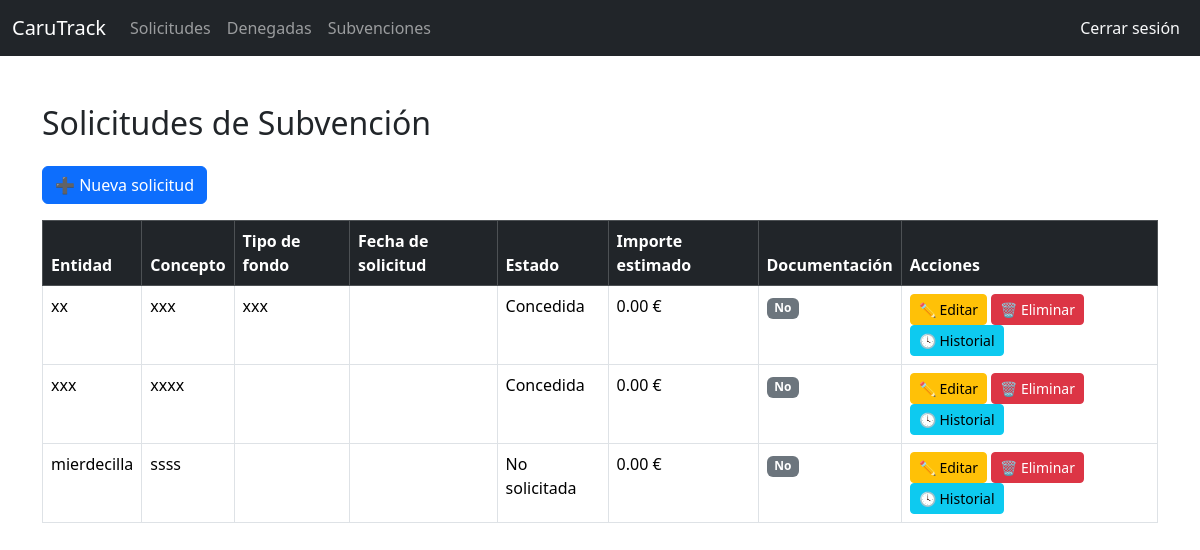
The app's page /solicitudes (signed in), older data.
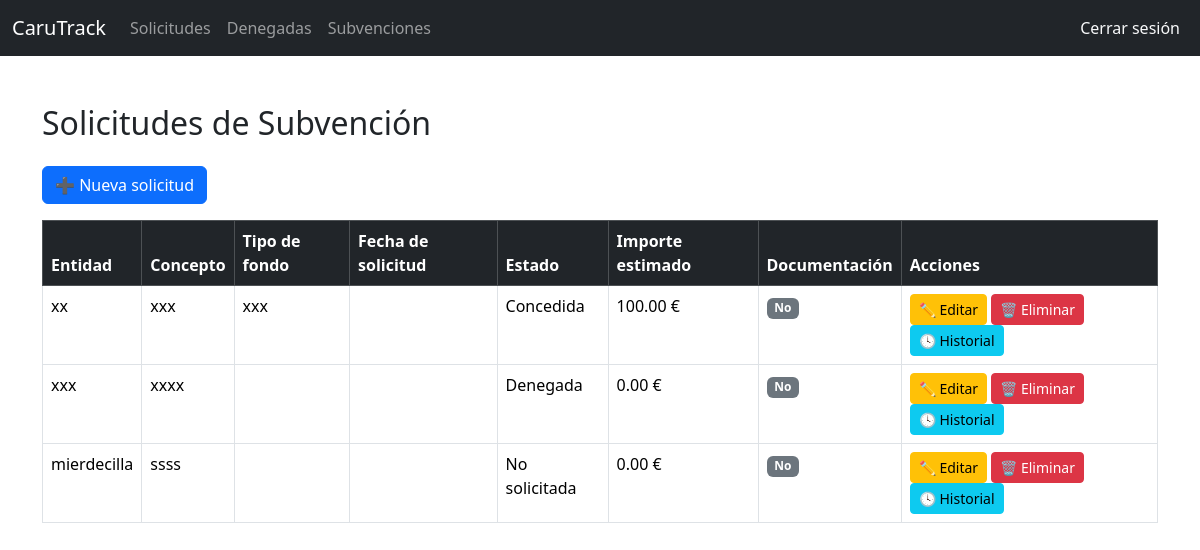
The same page, newer data.
### app/models.py (models this page shows, shortened)
class SolicitudSubvencion(db.Model):
    id = db.Column(db.Integer, primary_key=True)
    entidad = db.Column(db.String(150), nullable=False)
    concepto = db.Column(db.String(250), nullable=False)
    tipo_fondo = db.Column(db.String(100))
    fecha_solicitud = db.Column(db.Date)
    estado = db.Column(db.String(50), nullable=False, default='No solicitada')
    observaciones = db.Column(db.Text)
    importe_estimado = db.Column(db.Float)
    documentacion_adjunta = db.Column(db.Boolean, default=False)
    bloqueada = db.Column(db.Boolean, default=False)  # Nueva lógica de bloqueo

### app/routes.py (the view)
@main.route('/solicitudes')
@login_required
def listar_solicitudes():
    solicitudes = SolicitudSubvencion.query.order_by(SolicitudSubvencion.fecha_solicitud.desc().nullslast()).all()
    return render_template('solicitudes.html', solicitudes=solicitudes)

### app/__init__.py (called while the page is built)
def create_app():
    app = Flask(__name__)
    app.config.from_object('config.Config')
    db.init_app(app)
    migrate.init_app(app, db)
    bcrypt.init_app(app)
    login_manager.init_app(app)
    from .routes import main
    app.register_blueprint(main)
    @login_manager.user_loader
    def load_user(user_id):
        return Usuario.query.get(int(user_id))
    return app

### app/templates/solicitudes.html (shortened to what this page needs)
{% extends "base.html" %}
{% block content %}
<h2 class="mb-4">Solicitudes de Subvención</h2>
<a href="{{ url_for('main.nueva_solicitud') }}" class="btn btn-primary mb-3">➕ Nueva solicitud</a>
<table class="table table-bordered table-hover">
    <thead class="table-dark">
        <tr>
            <th>Entidad</th>
            <th>Concepto</th>
            <th>Tipo de fondo</th>
            <th>Fecha de solicitud</th>
            <th>Estado</th>
            <th>Importe estimado</th>
            <th>Documentación</th>
            <th>Acciones</th>
        </tr>
    </thead>
    <tbody>
        {% for s in solicitudes %}
        <tr class="{% if s.bloqueada %}table-secondary{% endif %}">
            <td>{{ s.entidad }}</td>
            <td>{{ s.concepto }}</td>
            <td>{{ s.tipo_fondo }}</td>
            <td>{{ s.fecha_solicitud.strftime('%d/%m/%Y') if s.fecha_solicitud }}</td>
            <td>{{ s.estado }}</td>
            <td>{{ "{:,.2f}".format(s.importe_estimado or 0) }} €</td>
            <td>
                {% if s.documentacion_adjunta %}
                    <span class="badge bg-success">Sí</span>
                {% else %}
                    <span class="badge bg-secondary">No</span>
                {% endif %}
            </td>
            <td>
                <a href="{{ url_for('main.editar_solicitud', id=s.id) }}" class="btn btn-sm btn-warning">✏️ Editar</a>
                <a href="{{ url_for('main.eliminar_solicitud', id=s.id) }}" class="btn btn-sm btn-danger"
                   onclick="return confirm('¿Estás seguro de que quieres eliminar esta solicitud?')">🗑️ Eliminar</a>
                <a href="{{ url_for('main.ver_historial', id=s.id) }}" class="btn btn-sm btn-info">🕓 Historial</a>
            </td>
        </tr>
        {% else %}
        <tr>
            <td colspan="8" class="text-center">No hay solicitudes registradas.</td>
        </tr>
        {% endfor %}
    </tbody>
</table>
{% endblock %}

Row changes from the older to the newer data that the page shows:
changed SolicitudSubvencion "xx": importe_estimado "0.00" → "100.00"
changed SolicitudSubvencion "xxxx": estado "Concedida" → "Denegada"
